Frame 1 (no input): blank canvas, image omitted
Frame 60 (no input): blank canvas, image omitted
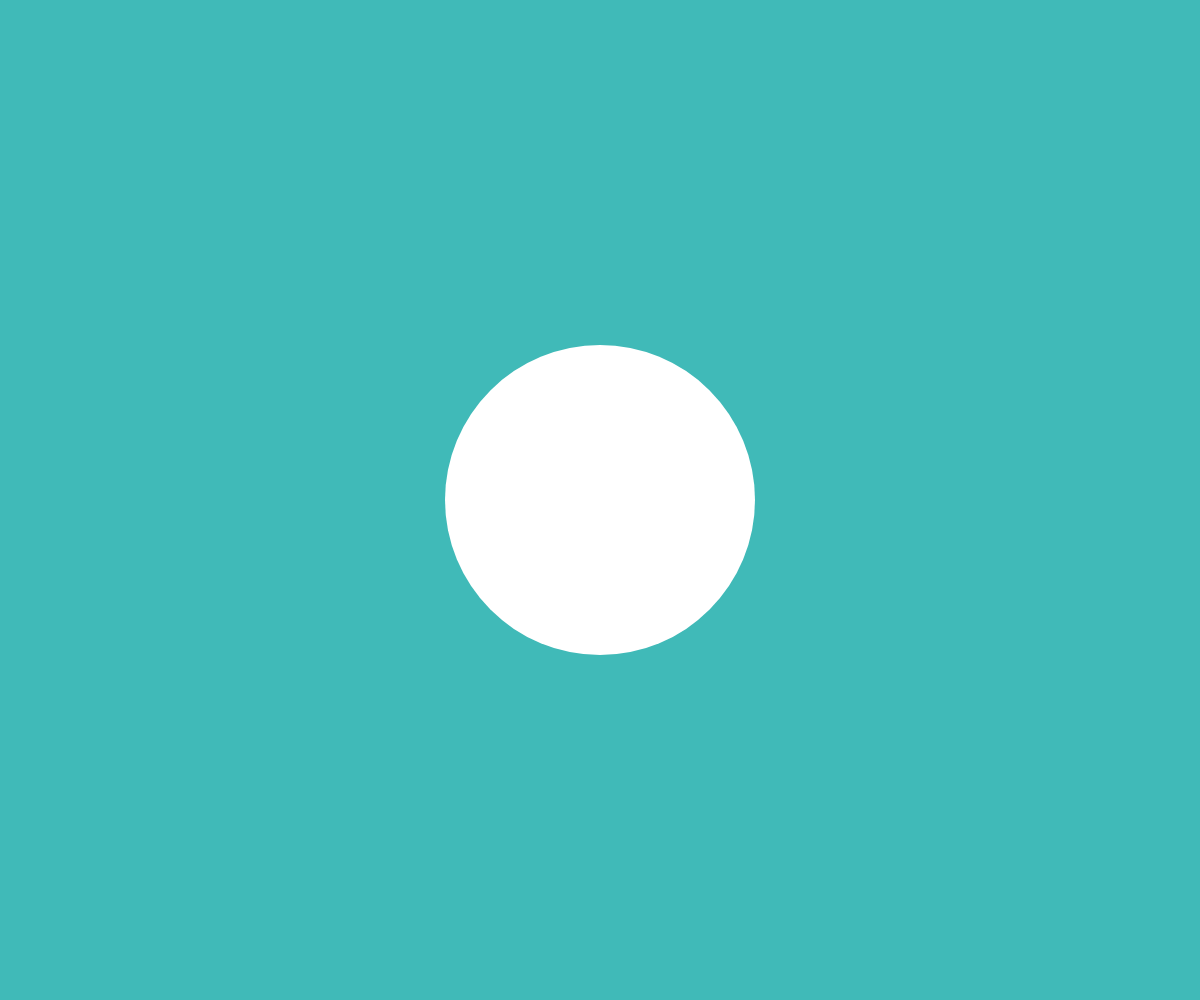
Frame 120 (the mouse pressed at the canvas centre since frame 60)

The p5.js sketch whose frames 1 and 60 were blank and that drew this single picture after the mouse press (run headless with seeded random() and noise() and a simulated clock; from frame 60 on, the mouse is pressed at the canvas centre):

// p5.js sketch
// ── sketch.js
var w = window.innerWidth;
var h = window.innerHeight;  

// var fr = 80;

function setup() {
  canvas=createCanvas(w, h);
  // frameRate(100);
  noStroke()
}

function draw(){
    let speed = abs(mouseX - pmouseX);
    // line(mouseX, mouseY, pmouseX, pmouseY)
    if(mouseIsPressed){
      ellipse(mouseX, mouseY, 10+speed*0.5)
    }
}


// ── index.js
let mouseX;
let mouseY;


document.addEventListener("mousemove", ()=>{
  mouseX = event.clientX;
  mouseY = event.clientY;
  // console.log([mouseX, mouseY])
  changeBG(mouseX,mouseY)
  
})

function changeBG(x, y){
  var hue = 0; //0-360
  var sat = 0; //0-100
  var light = 0; //0-100

  // console.log("Percent across width: ", x / w)

  var newSat = ((1-(x/w))*100).toPrecision(2)-1;

  if(newSat <=0){
    sat = 0 
  }else{
    sat = newSat
  }

  var newLight = ((x/w)*100).toPrecision(2)-1;

  if(newLight <=0){
    light = 0 
  }else{
    light = newLight
  }

  var newHue = ((y/h)*360).toPrecision(2)-1;

  // console.log(sat)
  sat.innerHTML = sat;

  document.body.style.background = "hsla("+newHue+","+sat+"%, "+light+"%, 1)"
}


// function mapNumbers (in_min, in_max, out_min, out_max) {
//   return (this - in_min) * (out_max - out_min) / (in_max - in_min) + out_min;
// }

// const clamp = (num, min, max) => Math.min(Math.max(num, min), max);

// const changeColor = (e) => {
//   e.target.style.background = "rgba(255,197,82,1)";
// }

// const removeColor = (e) => {
//   e.target.style.background = "";
// }

// var children = grid.children;
// for (var i = 0; i < children.length; i++) {
//   var tableChild = children[i];
//   children[i].addEventListener("mouseover", changeColor);
//   children[i].addEventListener("mouseout", removeColor);
//   // Do stuff
// }
// ── sketch2.js
var w = window.innerWidth;
var h = window.innerHeight;  

var x2 = 0;
var y2 = 0;
var px = 0;
var py = 0;
var easing = 0.05;
function setup() {
 createCanvas(w, h);
 stroke(0, 102);
  // background(150);  
}
function draw() {
 var targetX = mouseX;
 x2 += (targetX - x2) * easing;
 var targetY = mouseY;
 y2 += (targetY - y2) * easing;
 var weight = dist(x2, y2, px, py);
 strokeWeight(weight);
 line(x2, y2, px, py);
 py = y2;
 px = x2;
}
